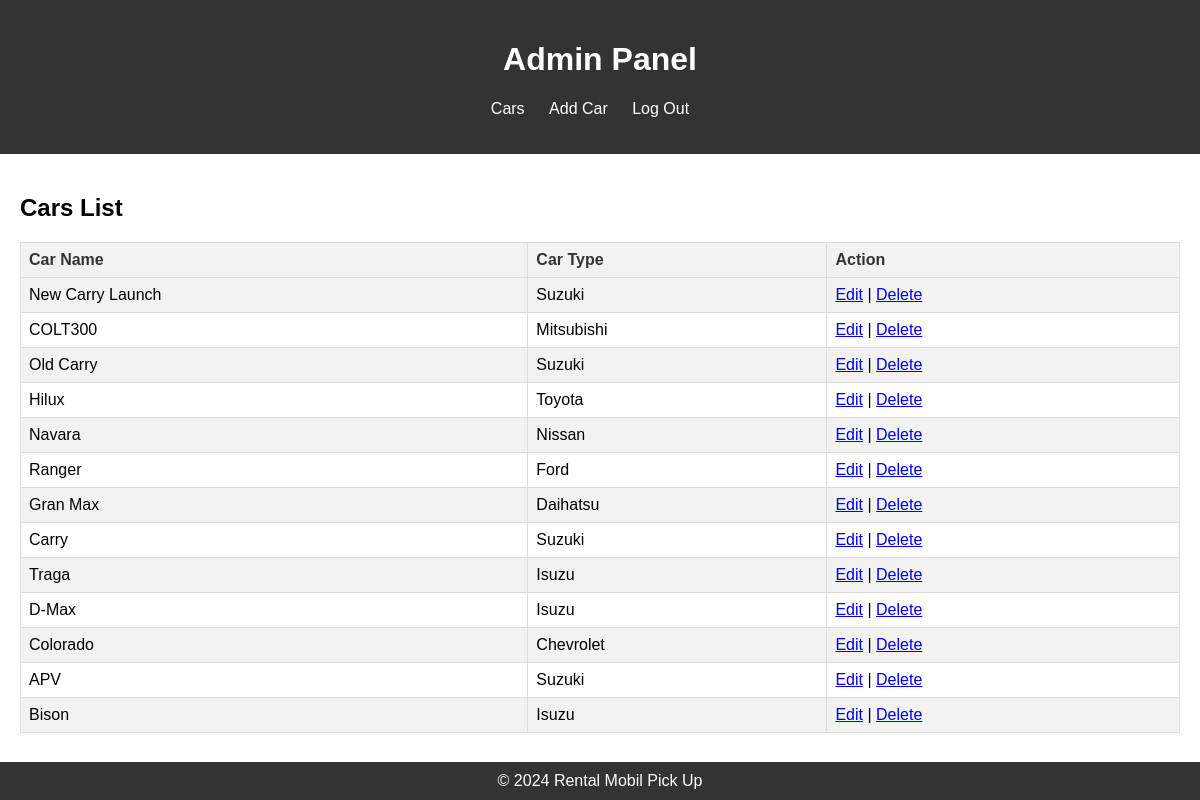
The app's page /admin.php with its own data.
### tables this page shows
CREATE TABLE `cars` (
  `id` int(10) NOT NULL,
  `car_name` varchar(100) NOT NULL,
  `car_type` varchar(100) NOT NULL
);

### admin.php (the view, shortened to what this page needs)
<!DOCTYPE html>
<html lang="en">
<head>
    <link rel="stylesheet" href="admin.css">
</head>
<body>
    <header>
        <h1>Admin Panel</h1>
        <nav>
            <ul>
                <li><a href="admin.php">Cars</a></li>
                <li><a href="add_car.php">Add Car</a></li>
                <li><a href="#" id="logout">Log Out</a></li>
            </ul>
        </nav>
    </header>
    <main>
        <h2>Cars List</h2>
        <table>
            <tr>
                <th>Car Name</th>
                <th>Car Type</th>
                <th>Action</th>
            </tr>
            <?php
            include 'database.php';
            $sql = "SELECT * FROM cars";
            $result = $conn->query($sql);
            if ($result->num_rows > 0) {
                while ($row = $result->fetch_assoc()) {
                    echo "<tr>";
                    echo "<td>" . $row["car_name"] . "</td>";
                    echo "<td>" . $row["car_type"] . "</td>";
                    echo "<td>";
                    echo "<a href='edit_car.php?id=" . $row["id"] . "'>Edit</a>";
                    echo " | ";
                    echo "<a href='delete_car.php?id=" . $row["id"] . "' onclick='return confirm(\"Are you sure?\")'>Delete</a>";
                    echo "</td>";
                    echo "</tr>";
                }
            } else {
                echo "<tr><td colspan='3'>No cars found</td></tr>";
            }
            ?>
        </table>
    </main>
    <footer>
        &copy; 2024 Rental Mobil Pick Up
    </footer>
</body>
</html>

### admin.css (style rules this page uses)
body { font-family: Arial, sans-serif; margin: 0; padding: 0; display: flex; flex-direction: column; min-height: 100vh; }
header { background-color: #333; color: #fff; padding: 20px; text-align: center; }
nav ul { list-style-type: none; padding: 0; }
nav ul li { display: inline; margin-right: 20px; }
nav ul li a { color: #fff; text-decoration: none; }
main { flex: 1; padding: 20px; }
h2 { margin-bottom: 20px; }
table { width: 100%; border-collapse: collapse; }
table th, table td { border: 1px solid #ddd; padding: 8px; text-align: left; }
table th { background-color: #f2f2f2; color: #333; }
table tr:nth-child(even) { background-color: #f2f2f2; }
footer { background-color: #333; color: #fff; padding: 10px; text-align: center; margin-top: auto; }

### records on screen
cars: car_name "New Carry Launch", car_type "Suzuki"
cars: car_name "COLT300", car_type "Mitsubishi"
cars: car_name "Old Carry", car_type "Suzuki"
cars: car_name "Hilux", car_type "Toyota"
cars: car_name "Navara", car_type "Nissan"
cars: car_name "Ranger", car_type "Ford"
cars: car_name "Gran Max", car_type "Daihatsu"
cars: car_name "Carry", car_type "Suzuki"
cars: car_name "Traga", car_type "Isuzu"
cars: car_name "D-Max", car_type "Isuzu"
cars: car_name "Colorado", car_type "Chevrolet"
cars: car_name "APV", car_type "Suzuki"
cars: car_name "Bison", car_type "Isuzu"
